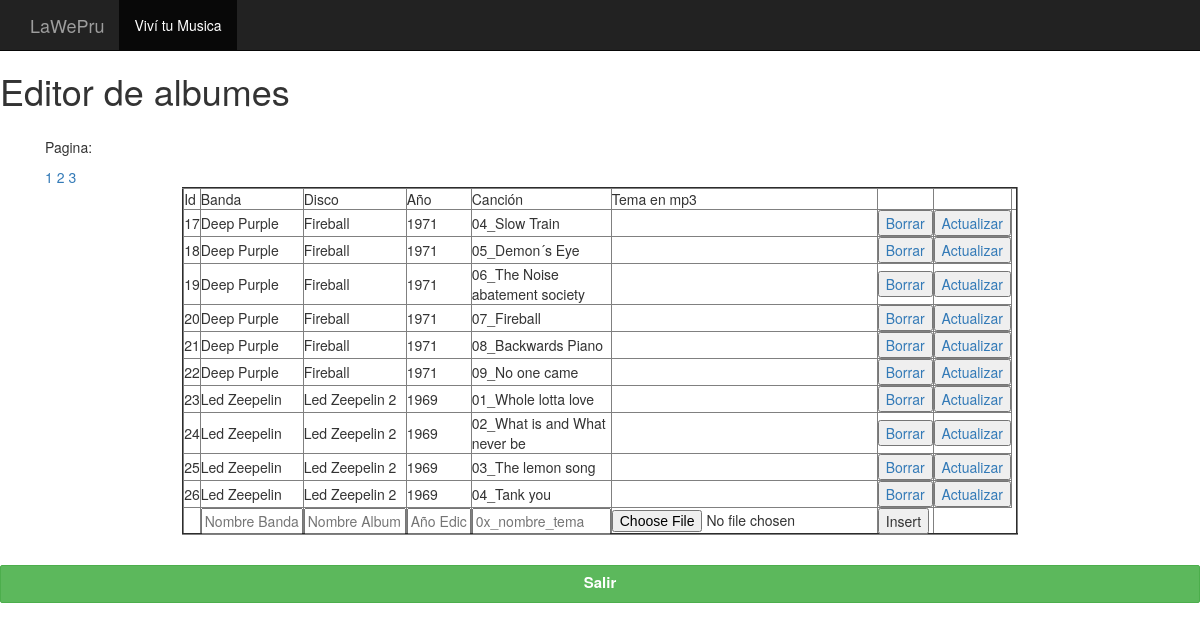
The app's page /principal/admin/subir_musica/index.php?pagina=2 with its own data.
### tables this page shows
CREATE TABLE `discos` (
  `id` int(11) NOT NULL,
  `banda` varchar(30) NOT NULL,
  `disco` varchar(30) NOT NULL,
  `anio` varchar(11) NOT NULL,
  `cancion_1` varchar(30) NOT NULL,
  `ubicacion` varchar(50) NOT NULL
);

### principal/admin/subir_musica/index.php (the view, shortened to what this page needs)
<!doctype html>
<html>
<head>
    <link rel="stylesheet" href="../../bootstrap/css/bootstrap.min.css">
    <link rel="stylesheet" href="../../css/main.css">
</head>
<body>
    <?php
    include("../../header.php");
    include("coneccion.php");
    $tamagno_pagina = 10;
    if (isset($_GET["pagina"])) {
        if ($_GET["pagina"] == 1) {
            header("Location:index.php");
        } else {
            $pagina = $_GET["pagina"];
        }
    } else {
        $pagina = 1;
    }
    $empezar_desde = ($pagina - 1) * $tamagno_pagina;
    $sql_total = "SELECT * FROM discos";
    $resultado = $base->prepare($sql_total);
    $resultado->execute(array());
    $num_filas = $resultado->rowCount();
    $total_paginas = ceil($num_filas / $tamagno_pagina);
    $registros = $base->query("SELECT * FROM discos LIMIT $empezar_desde,$tamagno_pagina")->fetchAll(PDO::FETCH_OBJ);
    ?>
    <h1>Editor<span class="subtitulo"> de albumes</span></h1>
    <div class="wrapper">
        <div class="container">
            <div class="col-lg-12">
                <form action="<?php echo $_SERVER['PHP_SELF']; ?>" method="post" class="form-horizontal" enctype="multipart/form-data">
                    <table width="50%" border="2" align="center">
                        <div class="form-group">
                            <div class="col-sm-12">
                                <tr>
                                    <td>Id</td>
                                    <td class="primera_fila">Banda</td>
                                    <td class="primera_fila">Disco</td>
                                    <td class="primera_fila">Año</td>
                                    <td class="primera_fila">Canción</td>
                                    <td class="primera_fila">Tema en mp3</td>
                                    <td class="sin">&nbsp;</td>
                                    <td class="sin">&nbsp;</td>
                                    <td class="sin">&nbsp;</td>
                                </tr>
                                <?php
                                foreach ($registros as $persona) :
                                ?>
                                    <tr>
                                        <td><?php echo $persona->id ?> </td>
                                        <td><?php echo $persona->banda ?></td>
                                        <td><?php echo $persona->disco ?></td>
                                        <td><?php echo $persona->anio ?></td>
                                        <td><?php echo $persona->cancion_1 ?></td>
                                        <td><?php echo $persona->mp_3 ?></td>
                                        <td class="bot"><a href="borrar.php?id=<?php echo $persona->id ?>"><input type='button' name='del' id='del' value='Borrar'></a></td>
                                        <td class='bot'><a href="editar.php?id=<?php echo $persona->id
                                                                                ?> & banda=<?php echo $persona->banda ?>
                                                                                   & disco=<?php echo $persona->disco ?>
                                                                                   & anio=<?php echo $persona->anio ?>
                                                                                   & cancion_1=<?php echo $persona->cancion_1  ?>
                                                                                   & mp_3=<?php echo $persona->mp_3 ?>">
                                                <input type='button' name='up' id='up' value='Actualizar'></a></td>
                                    </tr>
                                <?php
                                endforeach;
                                ?>
                                <tr>
                                    <td></td>
                                    <td><input type='text' name='Banda' size='10' class='centrado' placeholder="Nombre Banda"></td>
                                    <td><input type='text' name='Disco' size='10' class='centrado' placeholder="Nombre Album"></td>
                                    <td><input type='text' name='Anio' size='5' class='centrado' placeholder="Año Edicion"></td>
                                    <td><input type='text' name='Cancion_1' size='15' class='centrado' placeholder="0x_nombre_tema"></td>
                                    <td><input type="file" name="Mp_3" size="10" class="centrado"></td>
                                    <td class='bot'><input type='submit' name='cr' id='cr' value='Insert'></td>
                                <tr>
                                    <?php
                                    echo "<p>Pagina:</p>";
                                    for ($i = 1; $i <= $total_paginas; $i++) {
                                        echo "<a href='?pagina=" . $i . "'> " . $i  . "</a> ";
                                    }
                                    ?>
                                </tr>
                            </div>
                        </div>
                    </table>
                </form>
            </div>
        </div>
    </div>
    <p>&nbsp;</p>
    <div>
        <a href="../index.php" class="btn btn-success btn-block">Salir</a>
    </div>
</body>
</html>

### principal/css/main.css (style rules this page uses)
.form-control, .btn { min-height: 38px; border-radius: 2px; }
.btn { font-size: 15px; font-weight: bold; }

### records on screen
discos: id "17", banda "Deep Purple", disco "Fireball", anio "1971", cancion_1 "04_Slow Train"
discos: id "18", banda "Deep Purple", disco "Fireball", anio "1971", cancion_1 "05_Demon´s Eye"
discos: id "19", banda "Deep Purple", disco "Fireball", anio "1971", cancion_1 "06_The Noise abatement society"
discos: id "20", banda "Deep Purple", disco "Fireball", anio "1971", cancion_1 "07_Fireball"
discos: id "21", banda "Deep Purple", disco "Fireball", anio "1971", cancion_1 "08_Backwards Piano"
discos: id "22", banda "Deep Purple", disco "Fireball", anio "1971", cancion_1 "09_No one came"
discos: id "23", banda "Led Zeepelin", disco "Led Zeepelin 2", anio "1969", cancion_1 "01_Whole lotta love"
discos: id "24", banda "Led Zeepelin", disco "Led Zeepelin 2", anio "1969", cancion_1 "02_What is and What never be"
discos: id "25", banda "Led Zeepelin", disco "Led Zeepelin 2", anio "1969", cancion_1 "03_The lemon song"
discos: id "26", banda "Led Zeepelin", disco "Led Zeepelin 2", anio "1969", cancion_1 "04_Tank you"
